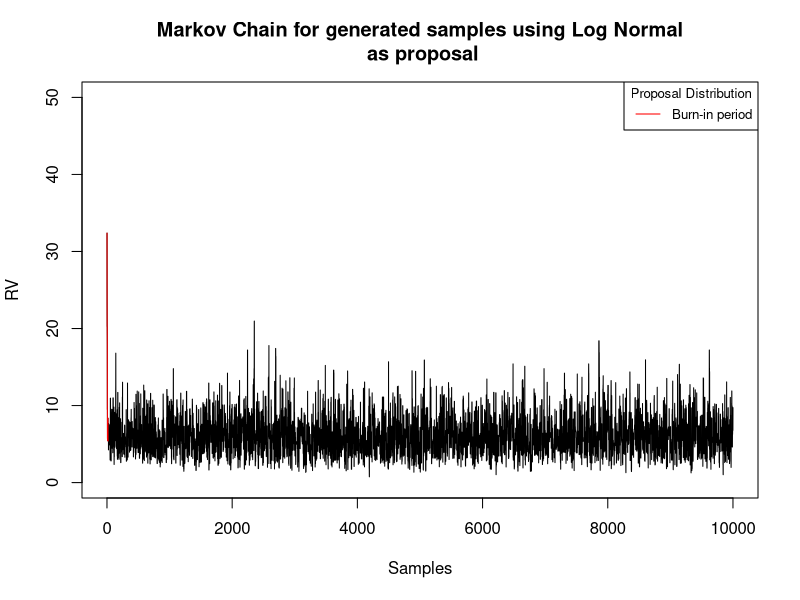
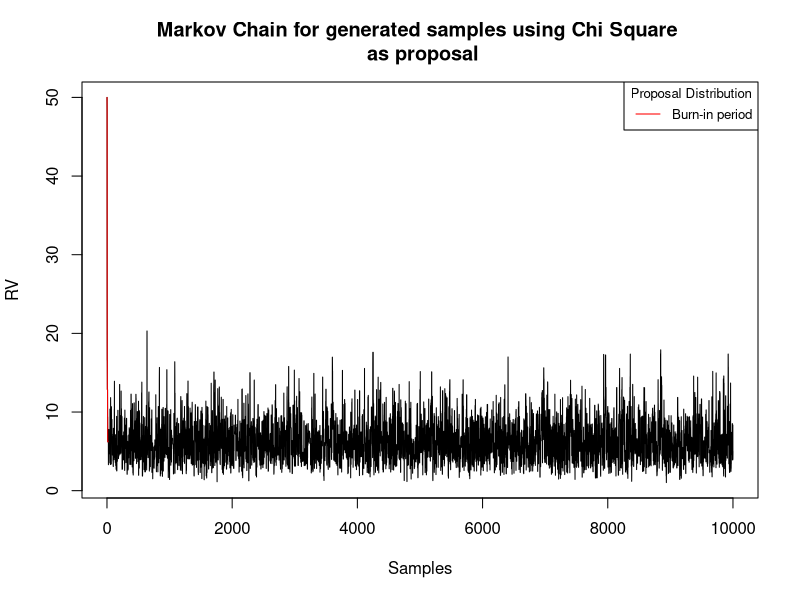
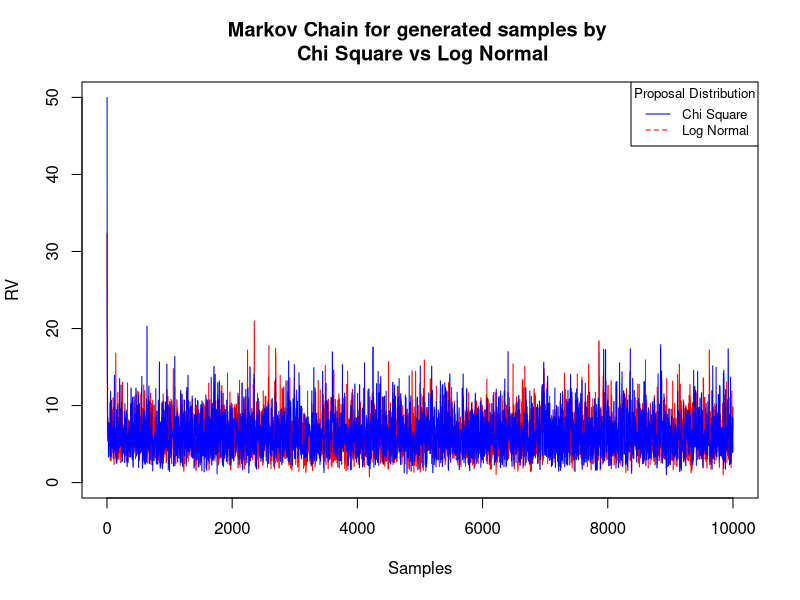
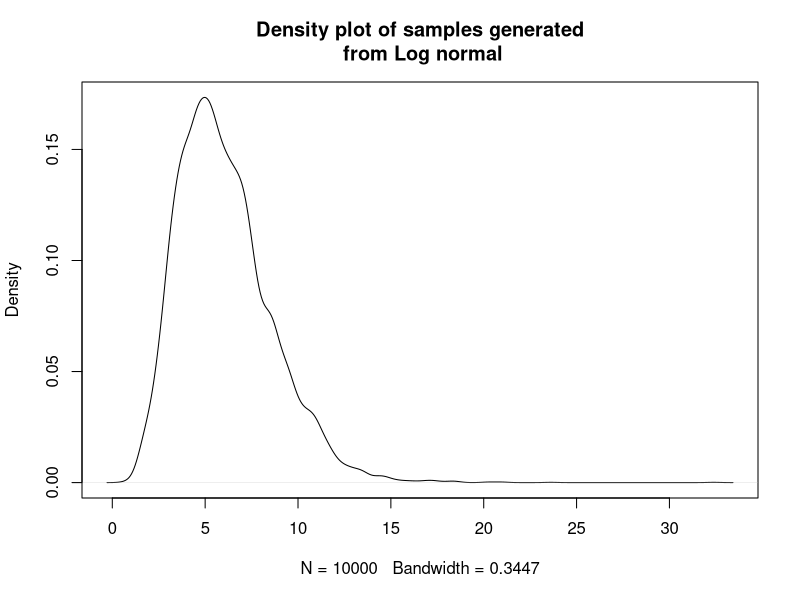
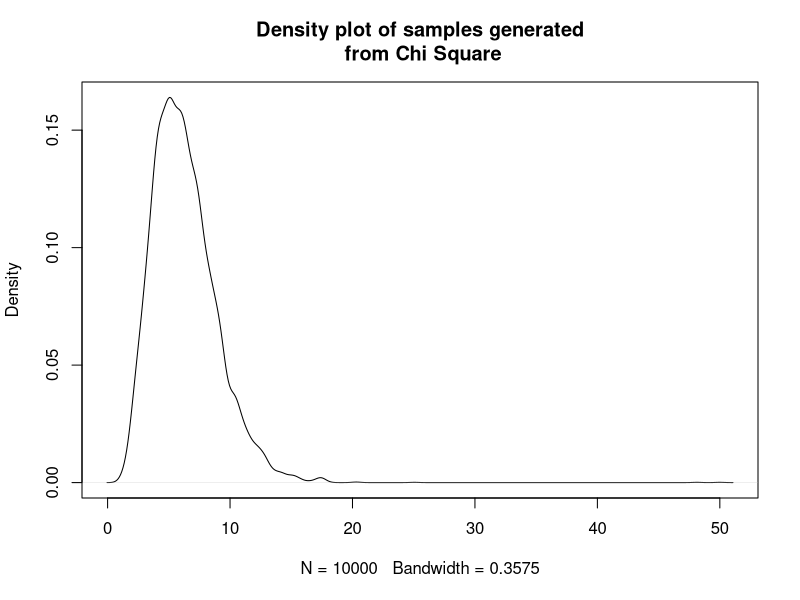
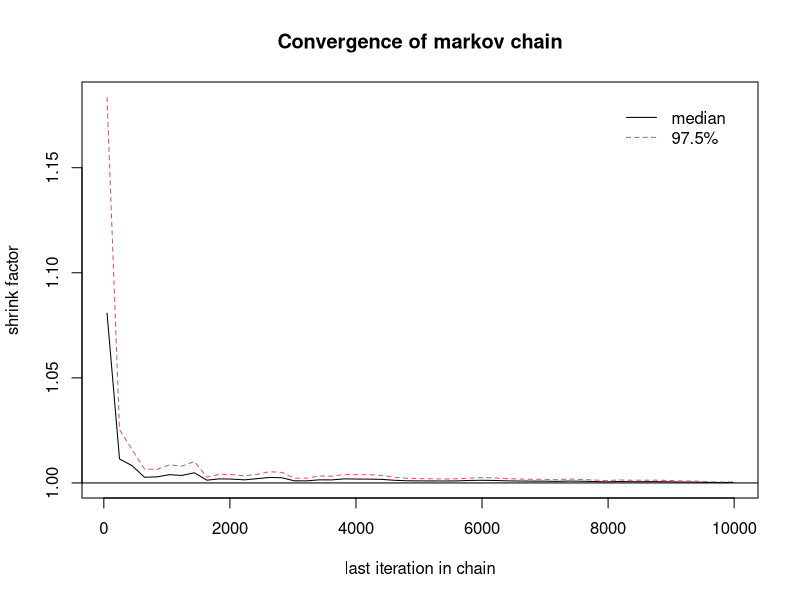

Generate these figures, in order, with R:
## ---- chunk 1
knitr::opts_chunk$set(
	echo = TRUE,
	eval=TRUE,
	message = FALSE,
	warning = FALSE,
	comment = NA
)

## ---- chunk 2
#libraries
library(coda) #To do Gelman-Rubin test
## ---- chunk 3
target_dist <- function(x){
     if(x<0){
         return(0)}
     else {
         return((x^5)*exp(-x))
  }
}

#Proposal Distribution
proposed_dist  <- function(rv){
    rlnorm(1, meanlog = log(rv), sdlog = 1)  #log normal 
}

metropolis_algorithm <- function(samp,rand_no) {
    curr_x <- rand_no                #Current random value
    post_val <- rep(0,times = samp)  #Number of Posterior value which is accepted.
    prop_val <- c()                  #Generate values from the proposal distribution.
    cnt <- 1
    
#Iterate or generate 2000 points for target distribution using proposal distribution
     while(cnt <= samp){
         
#Generate a new value from proposal distribution based on current value and sd 1.
#Basically move to the near point. it is kind of markov move which is dependent on
#current value.
         
#Generate next RV based on the current RV.
        prop_x <- proposed_dist(curr_x)
        U <- runif(1, 0, 1)
    
#posterior <- likelyhood* prior 
        posterior_prop <- target_dist(prop_x)*dlnorm(curr_x,mean = log(prop_x),sd = 1)
        posterior_curr <- target_dist(curr_x)*dlnorm(prop_x,mean = log(curr_x),sd = 1)
    
        ifelse(U < min(1,(posterior_prop/posterior_curr)),post_val[cnt] <- prop_x,
               post_val[cnt] <- curr_x)
    
        curr_x <- post_val[cnt]
        prop_val[cnt] <- prop_x   
        
        cnt <- cnt+1    
    
    }
return(list(post_val,prop_val))
}

val1 <- metropolis_algorithm(10000,50)

{plot(1:10000,y=val1[[1]],type="l",xlab="Samples",ylab="RV",col="black",ylim=c(0,50))
 lines(x=1:20,y=val1[[1]][1:20],col="red")
title(main = "Markov Chain for generated samples using Log Normal\n as proposal")
legend("topright",legend=c("Burn-in period"),
col=c("red"), lty=1:2, cex=0.8,title="Proposal Distribution")
}
## ---- chunk 4
proposed_dist2  <- function(rv){
    rchisq(1,df = 1,ncp = floor(rv+1)) #log normal 
}

likelyhood <- function(rv){
    dchisq(rv,df=1,ncp = curr_x)
}

metropolis_algorithm <- function(samp,rand_no) {
    curr_x <- rand_no                #Current random value
    post_val <- rep(0,times = samp)  #Number of Posterior value which is accepted.
    prop_val <- c()                  #Generate values from the proposal distribution.
    cnt <- 1
    
#Iterate or generate 2000 points for target distribution using proposal distribution
     while(cnt <= samp){
         
#Generate a new value from proposal distribution based on current value and sd 1.
#Basically move to the near point. it is kind of markov move which is dependent on
#current value.
         
#Generate next RV based on the current RV.
        prop_x <- proposed_dist2(curr_x)
        U <- runif(1, 0, 1)
    
#posterior <- likelyhood* prior 
        posterior_prop <- target_dist(prop_x) * dchisq(curr_x,df=1,ncp  = prop_x)
        posterior_curr <- target_dist(curr_x) * dchisq(prop_x,df=1,ncp = curr_x)
    
        ifelse(U < min(1,(posterior_prop/posterior_curr)),post_val[cnt] <- prop_x,
               post_val[cnt] <- curr_x)
    
        curr_x <- post_val[cnt]
        prop_val[cnt] <- prop_x   
        
        cnt <- cnt+1
    
    }
    
return(list(post_val,prop_val))
}

val2 <- metropolis_algorithm(10000,50)

{plot(1:10000,y=val2[[1]],type="l",xlab="Samples",ylab="RV")
title(main = "Markov Chain for generated samples using Chi Square \n as proposal")
 lines(x=1:20,y=val2[[1]][1:20],col="red")
 legend("topright",legend=c("Burn-in period"),
col=c("red"), lty=1:2, cex=0.8,title="Proposal Distribution")
}

## ---- chunk 5
{plot(x=1:10000,y=val1[[1]],type="l",xlab="Samples",ylab="RV",col="red",ylim=c(0,50))
lines(x=1:10000,y=val2[[1]],col="blue")
title("Markov Chain for generated samples by \n Chi Square vs Log Normal")
legend("topright",legend=c("Chi Square","Log Normal"),
col=c("blue","red"), lty=1:2, cex=0.8,title="Proposal Distribution")
}

## ---- chunk 6
{plot(density(val1[[1]]),main="Density plot of samples generated\n from Log normal")
}
## ---- chunk 7
{plot(density(val2[[1]]),main="Density plot of samples generated\n from Chi Square")
}
## ---- chunk 8
#Generate multiple markov chain
multi_mc <- lapply(1:10,function(x) as.mcmc(metropolis_algorithm(10000,x)[[1]][20:10000]))

multi_mc <- as.mcmc.list(multi_mc)
gelman.diag(multi_mc)
gelman.plot(multi_mc,main="Convergence of markov chain")
## ---- chunk 9
sum1 = 0
sum2 = 0 
for (i in 1:10000){
    sum1 = sum1 + (val1[[1]][i])
    sum2 = sum2 + (val2[[1]][i])
}

sum1 =sum1/10000
sum2 =sum2/10000

cat("Mean of samples by Log normal:",sum1)
cat("\nMean of samples by Chi Sqaure:",sum2)
